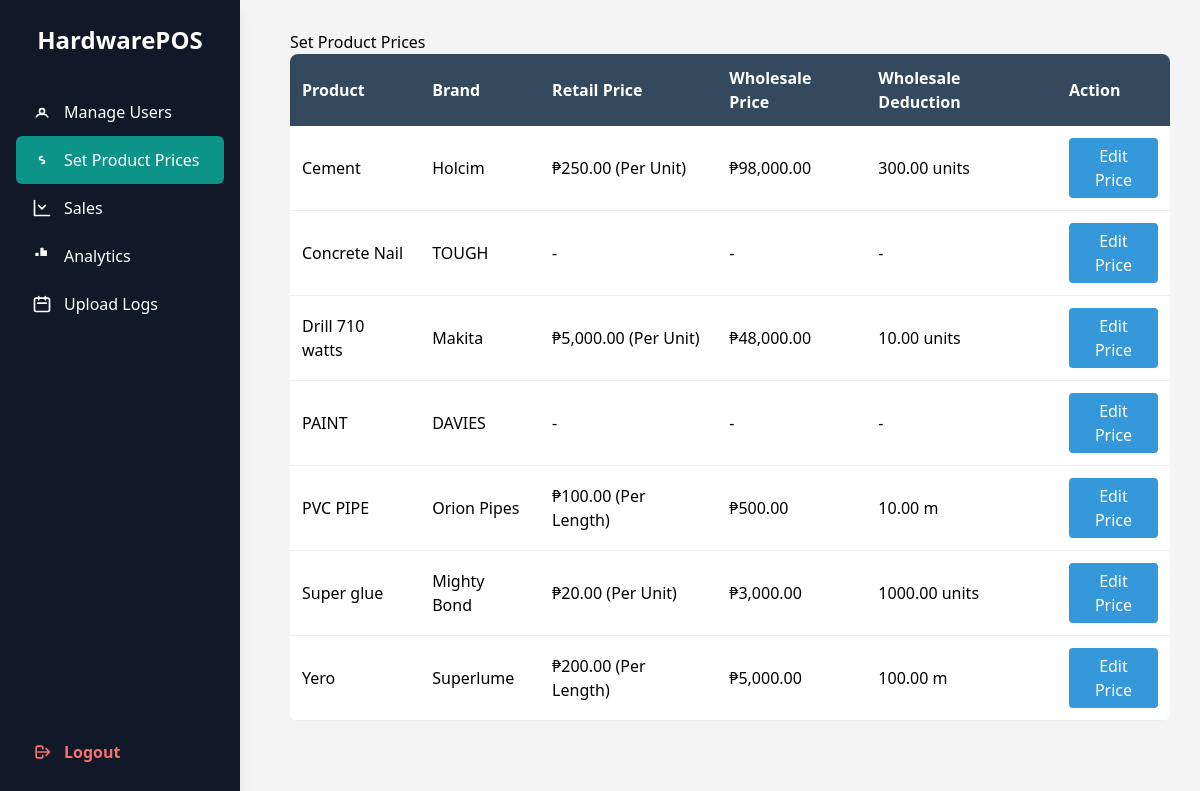
Screenshot of /admin/set_product_prices.php (signed in) with the database file from the repository.
### tables this page shows
CREATE TABLE `inventory` (
  `id` int(11) NOT NULL,
  `name` varchar(100) NOT NULL,
  `brand` varchar(50) DEFAULT NULL,
  `category` varchar(50) NOT NULL,
  `quantity` decimal(10,2) NOT NULL DEFAULT 0.00,
  `low_threshold` int(11) NOT NULL DEFAULT 10,
  `image_url` varchar(255) DEFAULT NULL,
  `whole_sale` decimal(10,2) DEFAULT NULL,
  `per_kilo` decimal(10,2) DEFAULT NULL,
  `per_length` decimal(10,2) DEFAULT NULL,
  `batch_id` varchar(50) DEFAULT NULL,
  `condition` varchar(20) NOT NULL DEFAULT 'good',
  `per_unit` decimal(10,2) DEFAULT NULL,
  `wholesale_deduction_units` decimal(10,2) DEFAULT NULL,
  `wholesale_deduction_meters` decimal(10,2) DEFAULT NULL,
  `wholesale_deduction_kilos` decimal(10,2) DEFAULT NULL
);

### admin/set_product_prices.php (the view, shortened to what this page needs)
<?php
require_once '../db.php';
$products = $pdo->query("
    SELECT id, name, brand,
           per_unit, per_length, per_kilo, whole_sale,
           wholesale_deduction_units, wholesale_deduction_meters, wholesale_deduction_kilos
    FROM inventory ORDER BY name ASC
")->fetchAll();
?>
<!DOCTYPE html>
<html>
<head>
    <link rel="stylesheet" href="https://cdnjs.cloudflare.com/ajax/libs/font-awesome/5.15.4/css/all.min.css">
</head>
<body>
    <?php include 'includes/sidebar.php'; ?>
    <div class="content">
        <h2>Set Product Prices</h2>
        <table>
            <thead><tr><th>Product</th><th>Brand</th><th>Retail Price</th><th>Wholesale Price</th><th>Wholesale Deduction</th><th>Action</th></tr></thead>
            <tbody>
                <?php foreach($products as $p): ?>
                <tr data-id="<?= $p['id'] ?>">
                    <td><?= htmlspecialchars($p['name']) ?></td>
                    <td><?= htmlspecialchars($p['brand'] ?? '') ?></td>
                    <td>
                        <?php
                            if ($p['per_unit']) {
                                echo '₱' . number_format($p['per_unit'], 2) . ' (Per Unit)';
                            } elseif ($p['per_length']) {
                                echo '₱' . number_format($p['per_length'], 2) . ' (Per Length)';
                            } elseif ($p['per_kilo']) {
                                echo '₱' . number_format($p['per_kilo'], 2) . ' (Per Kilo)';
                            } else {
                                echo '-';
                            }
                        ?>
                    </td>
                    <td><span><?= $p['whole_sale'] ? '₱' . number_format($p['whole_sale'], 2) : '-' ?></span></td>
                    <td>
                        <?php
                            $deductions = [];
                            if ($p['wholesale_deduction_units']) $deductions[] = $p['wholesale_deduction_units'] . ' units';
                            if ($p['wholesale_deduction_meters']) $deductions[] = $p['wholesale_deduction_meters'] . ' m';
                            echo count($deductions) > 0 ? implode(', ', $deductions) : '-';
                        ?>
                    </td>
                    <td><button class="edit-price-btn" data-product="<?= htmlspecialchars(json_encode($p), ENT_QUOTES) ?>" style="padding:6px 10px;background:#3498db;color:#fff;border:none;border-radius:4px;cursor:pointer">Edit Price</button></td>
                </tr>
                <?php endforeach; ?>
            </tbody>
        </table>
    </div>
</body>
</html>

### admin/set_product_prices.php (style rules this page uses)
body { font-family:'Segoe UI',sans-serif;background:#f4f4f4;display:flex }
.content { margin-left:260px;padding:30px;flex:1 }
table { width:100%;border-collapse:collapse;background:#fff;border-radius:8px;overflow:hidden }
thead th { background:#34495e;color:#fff;padding:12px;text-align:left }
tbody td { padding:12px;border-bottom:1px solid #eee }

### rows the page displays
inventory: name "Cement", brand "Holcim", per_unit "250.00", whole_sale "98,000.00", deductions "300.00 units"
inventory: name "Concrete Nail", brand "TOUGH"
inventory: name "Drill 710 watts", brand "Makita", per_unit "5,000.00", whole_sale "48,000.00", deductions "10.00 units"
inventory: name "PAINT", brand "DAVIES"
inventory: name "PVC PIPE", brand "Orion Pipes", per_length "100.00", whole_sale "500.00", deductions "10.00 m"
inventory: name "Super glue", brand "Mighty Bond", per_unit "20.00", whole_sale "3,000.00", deductions "1000.00 units"
inventory: name "Yero", brand "Superlume", per_length "200.00", whole_sale "5,000.00", deductions "100.00 m"
